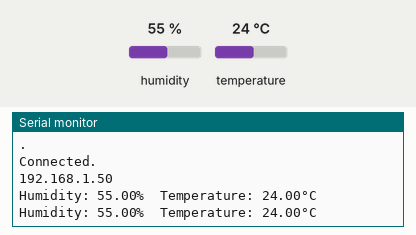
A sketch run on a simulated ESP8266 (NodeMCU). Parts: the last lines printed to the serial monitor. The test bench sets the inputs (shaded band); at power-on: humidity 55 %, temperature 24 °C. WiFi joins after 1.5 s; servers stay silent unless stated.

Above: at 10.1 s.
10.2 s: humidity set to 22 %
At 12.1 s:
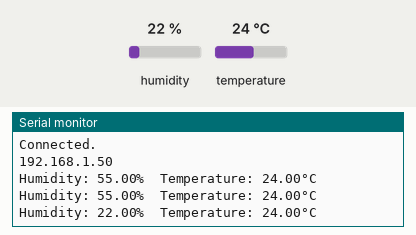
14.6 s: temperature set to 12 °C
At 17.2 s:
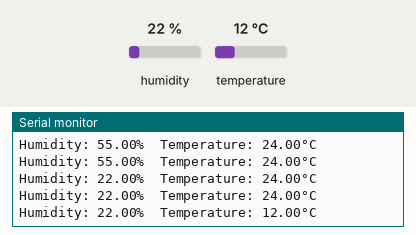
19.0 s: humidity set to 40 %
At 22.3 s:
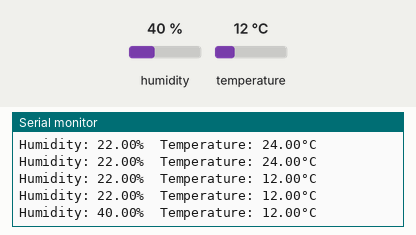
Timing chart, 0 to 23.8 s (numbered marks = the images above; inputs shaded):
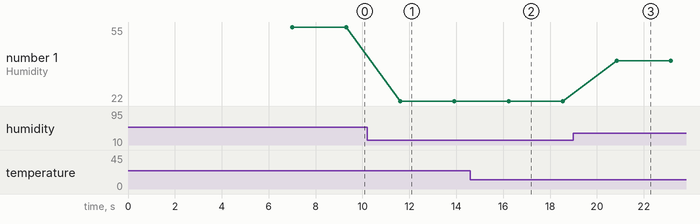

The sketch:

ESP8266_DHT22.ino
```cpp
#include <ESP8266WiFi.h>
#include "secrets.h"
#include "ThingSpeak.h"
#include "DHT.h"

WiFiClient  client;

const char* ssid = SECRET_SSID;
const char* password = SECRET_PASS;
unsigned long myChannelNumber = SECRET_CH_ID;
const char * myWriteAPIKey = SECRET_WRITE_APIKEY;

int number = 0;

//Sensor's memory register addresses:
#define DHTPIN 2     // Digital pin connected to the DHT sensor
#define DHTTYPE DHT22   // DHT 22  (AM2302), AM2321
DHT dht(DHTPIN, DHTTYPE);
long lastReadingTime = 0;
float t = 0;
float h = 0;

void setup() {
  Serial.begin(115200);  // Initialize serial
  while (!Serial) {
    ; // wait for serial port to connect. Needed for native USB port only
  }

  WiFi.mode(WIFI_STA);

  // Inicia sensor DHT
  Serial.println("");
  Serial.println("DHT iniciado!");
  dht.begin();

  // Inicia comunicação ThingSpeak
  Serial.println("");
  Serial.println("ThingSpeak iniciado!");
  WiFi.mode(WIFI_STA);
  ThingSpeak.begin(client);
}

void loop()
{
  // Connect or reconnect to WiFi
  if(WiFi.status() != WL_CONNECTED){
    Serial.print("Attempting to connect to SSID: ");
    Serial.println(ssid);
    while(WiFi.status() != WL_CONNECTED){
      WiFi.begin(ssid, password);  // Connect to WPA/WPA2 network
      Serial.print(".");
      delay(5000);
    }
    Serial.println("\nConnected.");
    // Mostra o endereco IP
    Serial.println(WiFi.localIP());
    }
    // Grava dados no canal do ThinkSpeak
    getData();
}

void getData() {
  // Wait a few seconds between measurements.
  delay(2000);

  // Reading temperature or humidity takes about 250 milliseconds!
  // Sensor readings may also be up to 2 seconds 'old' (its a very slow sensor)
  h = dht.readHumidity();
  // Read temperature as Celsius (the default)
  t = dht.readTemperature();

  Serial.print(F("Humidity: "));
  Serial.print(h);
  Serial.print(F("%  Temperature: "));
  Serial.print(t);
  Serial.print(F("°C "));
  Serial.println("\n");

  // Check if any reads failed and exit early (to try again).
  if (isnan(h) || isnan(t)) {
    Serial.println(F("Failed to read from DHT sensor!"));
    return;
  }

  // set the fields with the values
  ThingSpeak.setField(1, t);
  ThingSpeak.setField(2, h);

  // write to the ThingSpeak channel
  int x = ThingSpeak.writeFields(myChannelNumber, myWriteAPIKey);
}
```

secrets.h
```cpp
// Use this file to store all of the private credentials
// and connection details

// Enter a MAC address for your controller below.
// Newer Ethernet shields have a MAC address printed on a sticker on the shield
#define SECRET_MAC {?x??, ?x??, ?x??, ?x??, ?x??, ?x??}
#define SECRET_CH_ID 0000000			// replace 0000000 with your channel number
#define SECRET_WRITE_APIKEY "XYZ"   // replace XYZ with your channel write API Key
#define SECRET_SSID "SSID"          // replace SSID with your SSID network name
#define SECRET_PASS "PASS"          // replace PASS with your password network
```

Measured:
- after the input at 10.2 s, the serial monitor: prints a new line after 1.4 s (image 1)
- after the input at 14.6 s, the serial monitor: prints a new line after 1.6 s (image 2)
- after the input at 19.0 s, the serial monitor: prints a new line after 1.8 s (image 3)
- plotted number 1: 55 → 22 after the input at 10.2 s, 22 → 40 after the input at 19.0 s
